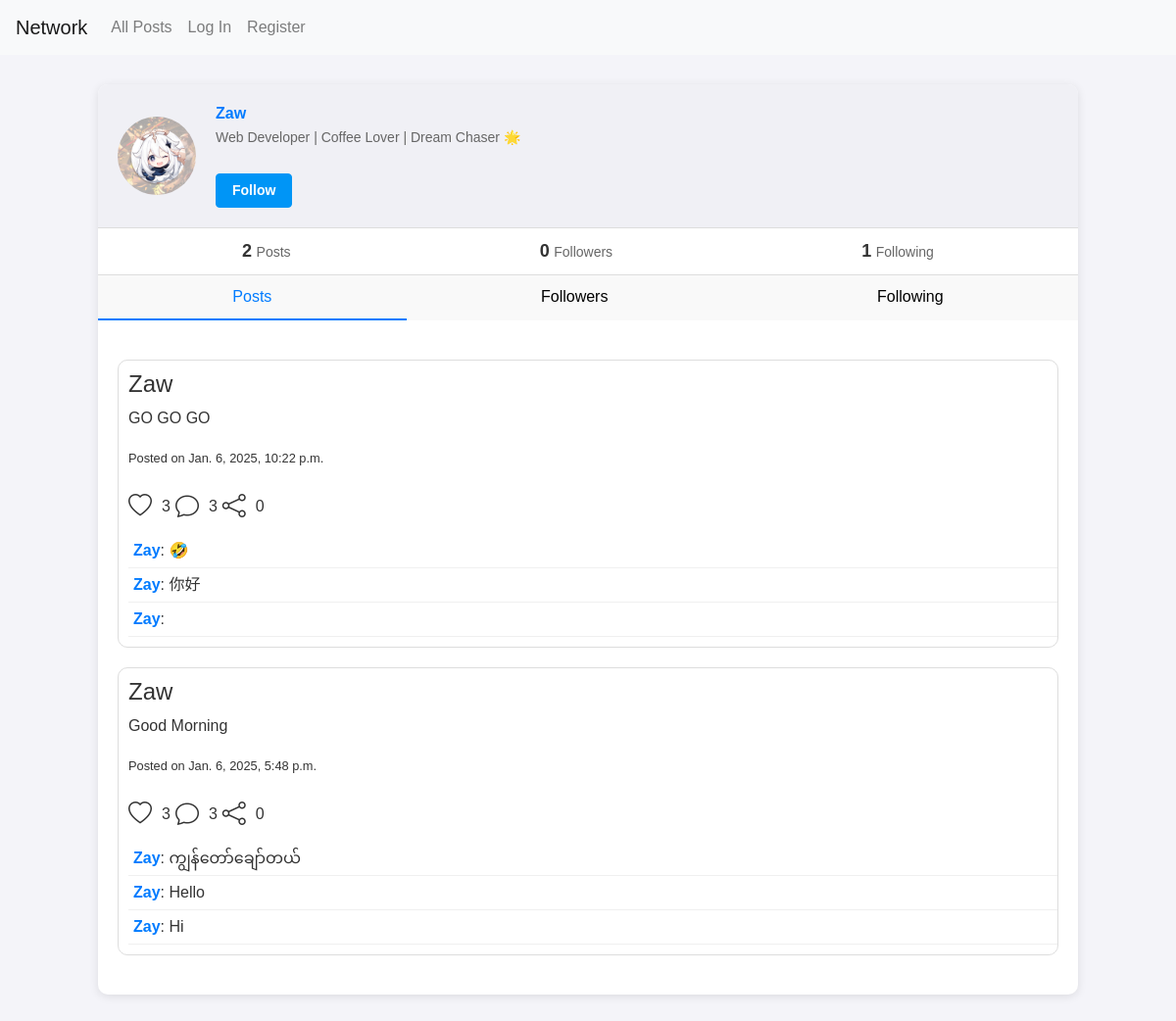
Page /profile/Zaw on the earlier database version.
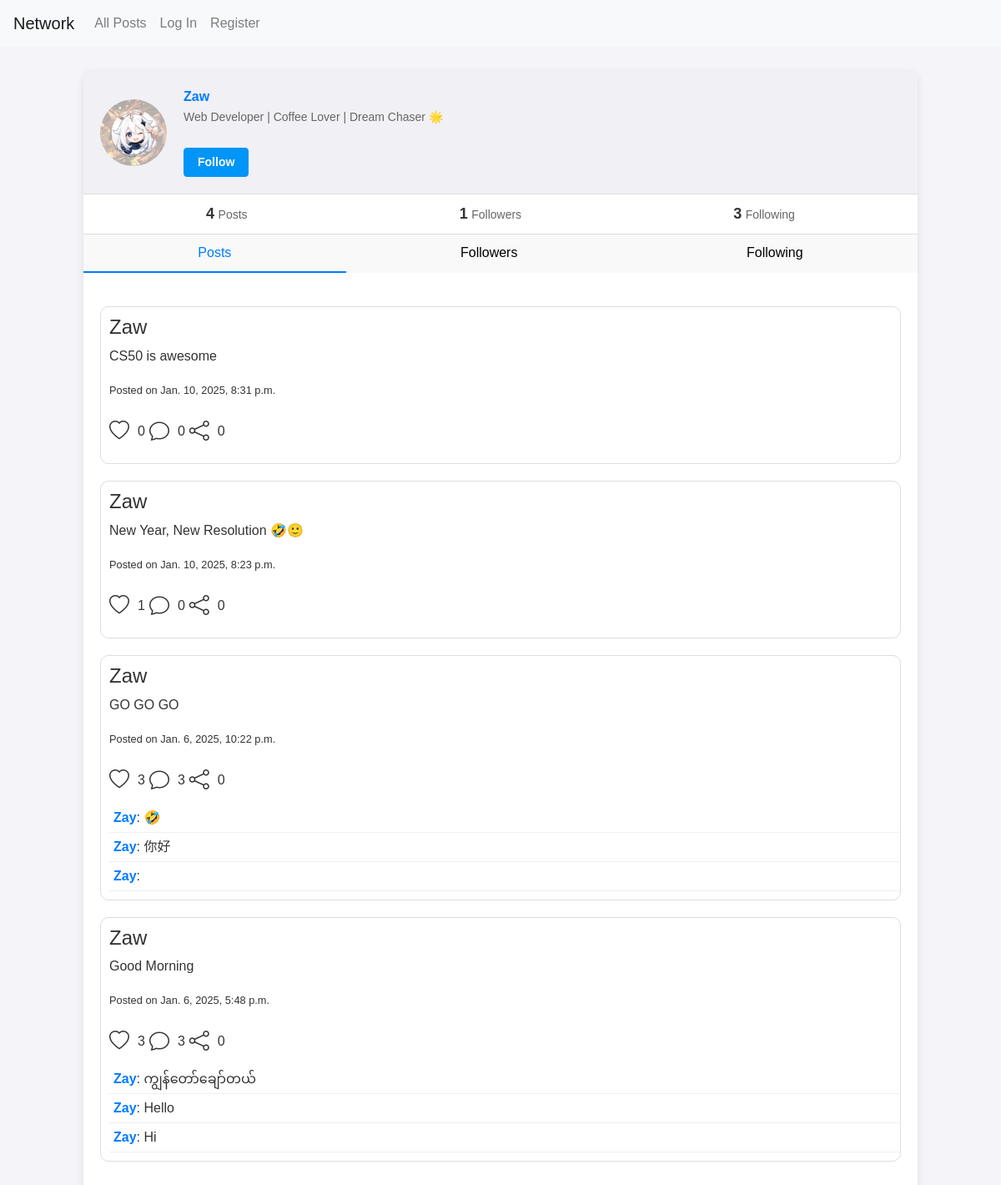
Same page on the later database version.
### network/models.py (models this page shows)
class User(AbstractUser):
    pass

class Post(models.Model):
    userid = models.ForeignKey(User,on_delete=models.CASCADE)
    post = models.CharField(max_length=255)
    created_at = models.DateTimeField(auto_now_add=True)
    updated_at = models.DateTimeField(auto_now=True)
    like_count = models.IntegerField(default=0)
    like = models.ManyToManyField(User,related_name="liked",blank=True)
    comment_count = models.IntegerField(default=0)
    comments =models.ManyToManyField(Comment,related_name="post",blank=True)
    shares = models.IntegerField(default=0)

class Comment(models.Model):
    userid = models.ForeignKey(User,on_delete=models.CASCADE)
    comment = models.CharField(max_length=255)
    created_at = models.DateTimeField(auto_now_add=True)

### network/views.py (the view)
# urls.py: path("profile/<str:username>",views.profile,name="profile"),
def profile(request, username):
    if request.method == "GET":
        user = request.user if not request.user.is_anonymous else None
        searchuser = User.objects.get(username=username)
        bool = False
        if user and user != searchuser:
            if Follow.objects.filter(follower=user, following=searchuser).exists():
                bool = True
        profile_user = searchuser if user != searchuser else user
        following = Follow.objects.filter(follower=profile_user)
        followers = Follow.objects.filter(following=profile_user)
        following_count = Follow.objects.filter(follower=profile_user).count()
        followers_count = Follow.objects.filter(following=profile_user).count()
        posts = Post.objects.filter(userid=searchuser).prefetch_related(
            Prefetch('comments', queryset=Comment.objects.order_by('-created_at'))
        ).order_by('-created_at')
        posts_count = posts.count()
        for i in followers:
            print(i.follower)
        return render(request, "network/profile.html", {
            "user": user,
            "searchuser": searchuser,  # Profile owner
            "following_count": following_count,
            "followers_count": followers_count,
            "followers":followers,
            "following":following,
            "posts": posts,
            "posts_count": posts_count,
            "bool": bool,  # Whether the logged-in user follows the searched user
        })

### network/templates/network/profile.html (shortened to what this page needs)
{% extends "network/layout.html" %}
{% block body %}
<div class ="Hein">
<div class="profile-container">
    <div class="profile-header">
      <div class="profile-picture">
        <img src="../../static/network/profile.jpg" alt="Profile Picture">
      </div>
      <div class="profile-info">
        <h1 class="username" id ="searchusername">{{ searchuser.username }}</h1>
        <p class="bio">Web Developer | Coffee Lover | Dream Chaser 🌟</p>
        {% if user != searchuser %}
        {% if bool %}
        <button class="follow-btn" id ="follow-button">Following</button>
          {% else %}
          <button class="follow-btn" id ="follow-button">Follow</button>
          {% endif %}
        {% endif %}
      </div>
    </div>
    <div class="profile-stats">
      <div class="stat">
        <span class="number">{{ posts_count }}</span>
        <span class="label">Posts</span>
      </div>
      <div class="stat">
        <span class="number" id="follower_count">{{ followers_count }}</span>
        <span class="label">Followers</span>
      </div>
      <div class="stat">
        <span class="number" id ="following_count">{{ following_count }}</span>
        <span class="label">Following</span>
      </div>
    </div>
    <div class="profile-tabs">
      <button class="tab active" id ="post-button"data-tab="posts">Posts</button>
      <button class="tab" id ="followers-button" data-tab="followers">Followers</button>
      <button class="tab" id ="following-button" data-tab="following">Following</button>
    </div>
    <div class="profile-content">
      <div class="tab-content active" id="posts">
        {% if posts %}
  {% for post in posts %}
  <div class="post" data-id="{{ post.id }}">
    <div class="content">
      <h4>{{ post.userid }}</h4>
      <p class="post-content">{{ post.post }}</p>
      <small>Posted on {{ post.created_at }}</small>
    </div>
    <div class="actions">
      {% if user in post.like.all %}
      <i class="bi bi-heart like-button liked" data-id="{{ post.id }}"></i>
      {% else %}
      <i class="bi bi-heart like-button" data-id="{{ post.id }}"></i>
      {% endif %}
      <span class="like-count count">{{ post.like_count }}</span>
      <i class="bi bi-chat"></i><span class="comment-count count">{{ post.comment_count }}</span>
      <i class="bi bi-share"></i><span class="share-count count">{{ post.shares }}</span>
    </div>
            <div class="comments">
            {% for comment in post.comments.all %}
            <div class="comment">
                <span class="username">{{ comment.userid }}</span>: {{ comment.comment }}
            </div>
            {% endfor %}
            </div>
        </div>
        {% endfor %}
        {% else %}
        <p>No posts yet!</p>
        {% endif %}
      </div>
    </div>
  </div>
</div>
{% endblock %}

### network/templates/network/layout.html (shortened to what this page needs)
{% load static %}
<!DOCTYPE html>
<html lang="en">
    <head>
        <link rel="stylesheet" href="https://stackpath.bootstrapcdn.com/bootstrap/4.4.1/css/bootstrap.min.css">
        <link href="{% static 'network/styles.css' %}" rel="stylesheet">
        <link href="https://cdn.jsdelivr.net/npm/bootstrap-icons/font/bootstrap-icons.css" rel="stylesheet">
    </head>
    <body>
        <nav class="navbar navbar-expand-lg navbar-light bg-light">
            <a class="navbar-brand" href="#">Network</a>
            <div>
              <ul class="navbar-nav mr-auto">
                <li class="nav-item">
                  <a class="nav-link" href="{% url 'index' %}">All Posts</a>
                </li>
                {% if user.is_authenticated %}
                    <li class="nav-item">
                        <a class="nav-link" href="{% url 'following' %}">Following</a>
                    </li>
                    <li class="nav-item">
                        <a class="nav-link" href="{% url 'logout' %}">Log Out</a>
                    </li>
                {% else %}
                    <li class="nav-item">
                        <a class="nav-link" href="{% url 'login' %}">Log In</a>
                    </li>
                    <li class="nav-item">
                        <a class="nav-link" href="{% url 'register' %}">Register</a>
                    </li>
                {% endif %}
              </ul>
            </div>
          </nav>
        <div class="body">
            {% block body %}
            {% endblock %}
        </div>
    </body>
</html>

### network/static/network/styles.css (style rules this page uses)
.body { padding: 10px }
.post { position: relative; width: 100%; margin: 20px auto; border: 1px solid #ddd; border-radius: 10px; overflow: hidden; }
.post .actions { padding: 10px; display: flex; align-items: center; }
.post .actions i { font-size: 1.5rem; margin-right: 10px; cursor: pointer; transition: transform 0.2s; }
.content { padding: 10px; }
.post .count { margin-right: 5px; }
.comments { padding-left: 10px ; max-height: 150px; overflow-y: auto; margin-bottom: 10px; }
.comment { padding: 5px; border-bottom: 1px solid #f0f0f0; }
.username { font-weight: bold; color: #007bff; }
.profile-container { max-width: 1000px; margin: 20px auto; background: #fff; border-radius: 10px; box-shadow: 0 2px 10px rgba(0, 0, 0, 0.1); overflow: hidden; }
.profile-header { display: flex; align-items: center; padding: 20px; background: #f0f0f5; }
.profile-picture { flex-shrink: 0; width: 80px; height: 80px; border-radius: 50%; overflow: hidden; margin-right: 20px; }
.profile-picture img { width: 100%; height: 100%; object-fit: cover; }
.profile-info { flex-grow: 1; }
.username { font-size: 16px; margin: 0 0 5px; }
.bio { font-size: 14px; color: #666; }
.follow-btn { padding: 8px 16px; margin-top: 10px; background: #007bff; color: #fff; border: none; border-radius: 5px; cursor: pointer; }
.profile-stats { display: flex; justify-content: space-around; padding: 10px 20px; border-top: 1px solid #ddd; }
.stat { text-align: center; }
.stat .number { font-size: 18px; font-weight: bold; }
.stat .label { font-size: 14px; color: #666; }
.profile-tabs { display: flex; justify-content: space-around; border-top: 1px solid #ddd; background: #f9f9f9; }
.tab { flex-grow: 1; padding: 10px; text-align: center; cursor: pointer; background: #f9f9f9; border: none; border-bottom: 2px solid transparent; font-size: 16px; }
.tab.active { border-bottom: 2px solid #007bff; color: #007bff; }
.profile-content { padding: 20px; }
.tab-content { display: none; }
.tab-content.active { display: block; }
body { margin: 0; font-family: Arial, sans-serif; background-color: #f4f4f9; color: #333; }
.follow-btn { padding: 6px 16px; border: 1px solid #0095f6; background-color: #0095f6; color: #fff; border-radius: 4px; font-size: 14px; font-weight: bold; cursor: pointer; transition: background-color 0.2s ease; }

Differences in the rows shown:
added Post: userid "Zaw", post "CS50 is awesome", created_at "Jan. 10, 2025, 8:31 p.m.", like_count "0", comment_count "0", shares "0"
added Post: userid "Zaw", post "New Year, New Resolution 🤣🙂", created_at "Jan. 10, 2025, 8:23 p.m.", like_count "1", comment_count "0", shares "0"
Other differences:
{{ posts_count }}: "2" → "4"
{{ followers_count }}: "0" → "1"
{{ following_count }}: "1" → "3"
